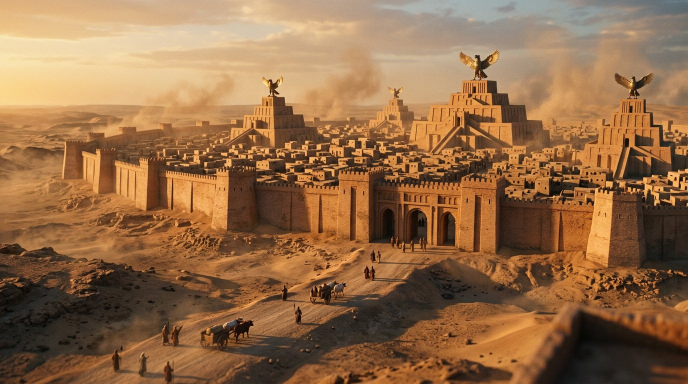
#> input picture projects/ancient_world_of_ice_and_fire/episodes/ep002_harpy_and_dragon/art_dev/test_ghis_01.jpg, 1376 x 768 px (shown at 1/2 size)
$ python -i frame_plates.py   (imports and definitions only)
#> lines starting #> are read from the running program, lines starting #| are printed output that depends on the picture
"""Derive 15 plate framings from one scene master.

Every frame is a true 16:9 window fully inside the master, so no crop can run
past an edge and introduce the black bars that a naive fractional crop gives.
The window slides and tightens across the scene, which is what a camera does
inside one shot.
"""
import sys, os
from PIL import Image

W_OUT, H_OUT = 1376, 768
AR = W_OUT / H_OUT

# (zoom, focus_x, focus_y). zoom 1.0 = whole frame; higher = tighter.
# focus is the point of interest in 0..1 master coordinates.
SHOTS = [
    # wide establishing, then drift: establishes in, pushes, crosses the frame,
    # finds detail, then returns. No two consecutive shots share a focal point,
    # which is what stops fifteen plates reading as one photograph.
    (1.00, 0.50, 0.50), (1.06, 0.32, 0.54), (1.12, 0.68, 0.46),
    (1.20, 0.45, 0.62), (1.32, 0.60, 0.50), (1.45, 0.34, 0.42),
    (1.24, 0.72, 0.58), (1.10, 0.50, 0.70), (1.38, 0.42, 0.36),
    (1.16, 0.66, 0.66), (1.30, 0.28, 0.60), (1.52, 0.55, 0.44),
    (1.18, 0.40, 0.50), (1.08, 0.62, 0.38), (1.26, 0.50, 0.55),
]
def frame(im, zoom, fx, fy, out=W_OUT, h_out=H_OUT):
    W, H = im.size
    # largest 16:9 window at this zoom that fits the master
    w = W / zoom
    h = w / AR
    if h > H:
        h = H / (zoom / 1.0) if False else H
        h = H
        w = h * AR
    if w > W:
        w = W
        h = w / AR
    # clamp the window inside the image, honouring the focus point
    x = min(max(fx * W - w / 2, 0), W - w)
    y = min(max(fy * H - h / 2, 0), H - h)
    box = (int(round(x)), int(round(y)), int(round(x + w)), int(round(y + h)))
    return im.crop(box).resize((out, h_out), Image.LANCZOS)

def main(master, outdir, start=1, count=15):
#> called with outdir = 'out.png', start = 1, count = 15
    os.makedirs(outdir, exist_ok=True)
    im = Image.open(master).convert("RGB")
#> im is the input picture: PIL image 1376x768 RGB; mean R, G, B 147.5, 107.6, 71.7
    made = []
    for i in range(count):
        z, fx, fy = SHOTS[i % len(SHOTS)]
        p = os.path.join(outdir, f"{start + i:04d}.jpg")
        frame(im, z, fx, fy).save(p, quality=82, progressive=True, optimize=True)
        made.append(p)
#> this loop made 15 passes
#> pass 2, in main, `frame(im, z, fx, fy).save(p, quality=82, progressive=True, optimize=Tr..`:
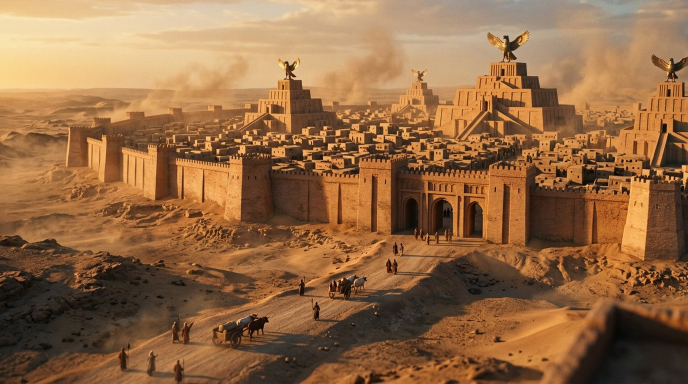
#> saved as 0002.jpg: PIL image 1376x768 RGB (shown at 1/2 size); mean R, G, B 147.5, 105.7, 68.3
#> after the loop, made = 15 items, first 6: 'out.png/0001.jpg', 'out.png/0002.jpg', 'out.png/0003.jpg', 'out.png/0004.jpg', 'out.png/0005.jpg', 'out.png/0006.jpg'
    return made

# [2 lines not run here, left out]

>>> result = main('../../projects/ancient_world_of_ice_and_fire/episodes/ep002_harpy_and_dragon/art_dev/test_ghis_01.jpg', 'out.png')
#> result has the same summary as made in main
